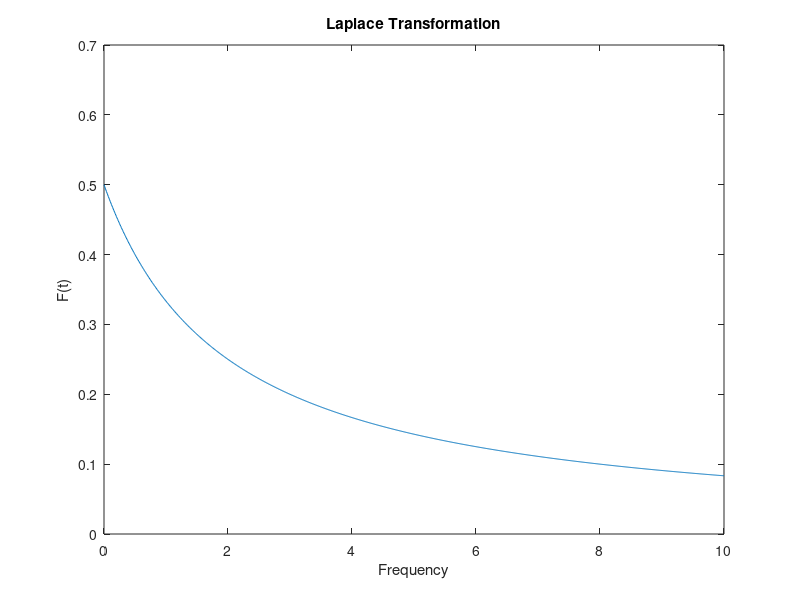

Recreate this plot in MATLAB.
a=2;
s=0:0.01:10;

F=zeros(size(s));

for i=1:length(s)
    F(i)=integral(@(t) exp(-a*t).*exp(-s(i)*t),0,inf);
end

plot(s,F);
title("Laplace Transformation");
xlabel("Frequency");
ylabel("F(t)");
